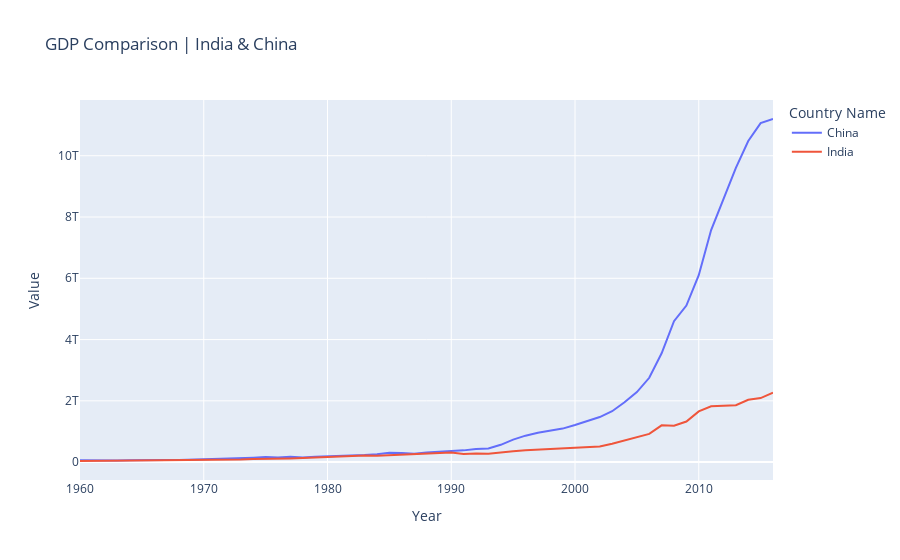

Notebook code for this chart:
### Code cell
fig = px.line(data_pr, x = 'Year', y = 'Value', title = 'GDP Comparison | India & China', 
              color = 'Country Name')

pyo.plot(fig, filename = 'India&Chine.html', auto_open = False)
fig
